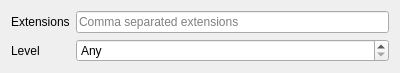
<?xml version="1.0" encoding="UTF-8"?>
<ui version="4.0">
 <class>TypesrapWidget</class>
 <widget class="QWidget" name="TypesrapWidget">
  <property name="geometry">
   <rect>
    <x>0</x>
    <y>0</y>
    <width>400</width>
    <height>72</height>
   </rect>
  </property>
  <property name="windowTitle">
   <string>Count file types</string>
  </property>
  <property name="windowIcon">
   <iconset theme="format-text-italic">
    <normaloff>.</normaloff>.</iconset>
  </property>
  <layout class="QFormLayout" name="formLayout">
   <property name="fieldGrowthPolicy">
    <enum>QFormLayout::AllNonFixedFieldsGrow</enum>
   </property>
   <property name="rowWrapPolicy">
    <enum>QFormLayout::DontWrapRows</enum>
   </property>
   <property name="labelAlignment">
    <set>Qt::AlignLeading|Qt::AlignLeft|Qt::AlignVCenter</set>
   </property>
   <property name="formAlignment">
    <set>Qt::AlignLeading|Qt::AlignLeft|Qt::AlignTop</set>
   </property>
   <item row="0" column="0">
    <widget class="QLabel" name="extLabel">
     <property name="text">
      <string>Extensions</string>
     </property>
     <property name="buddy">
      <cstring>extEdit</cstring>
     </property>
    </widget>
   </item>
   <item row="0" column="1">
    <widget class="QLineEdit" name="extEdit">
     <property name="placeholderText">
      <string>Comma separated extensions</string>
     </property>
    </widget>
   </item>
   <item row="1" column="0">
    <widget class="QLabel" name="levelLabel">
     <property name="text">
      <string>Level</string>
     </property>
     <property name="buddy">
      <cstring>levelSpin</cstring>
     </property>
    </widget>
   </item>
   <item row="1" column="1">
    <widget class="QSpinBox" name="levelSpin">
     <property name="specialValueText">
      <string comment="level">Any</string>
     </property>
     <property name="minimum">
      <number>-1</number>
     </property>
     <property name="maximum">
      <number>99</number>
     </property>
     <property name="value">
      <number>-1</number>
     </property>
    </widget>
   </item>
  </layout>
 </widget>
 <resources/>
 <connections/>
</ui>
